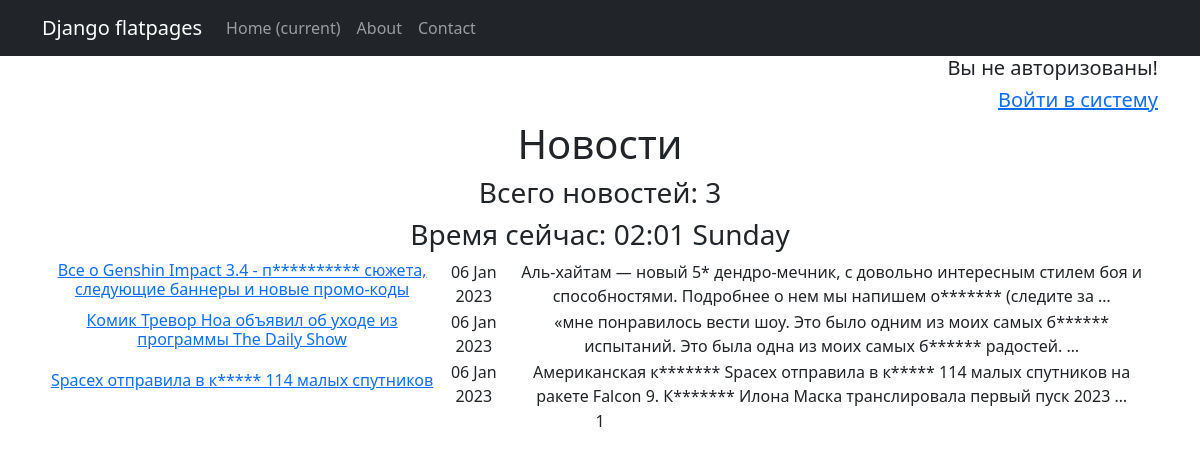
The page /news/ on the database as committed earlier.
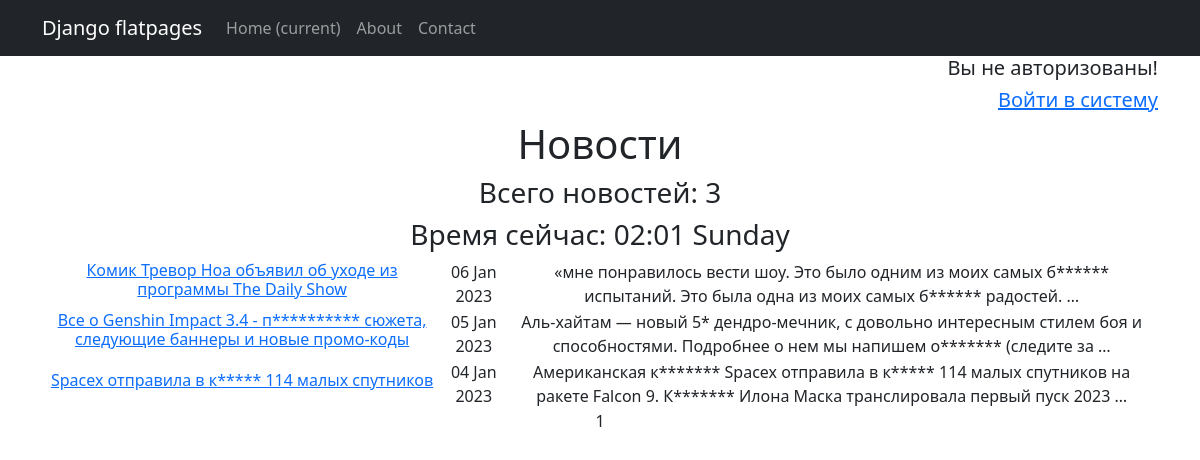
The same page on the database as committed later.
### content/models.py (models this page shows, shortened)
class Post(models.Model):
    article = 'A'
    news = 'N'
    TYPES = [
        (article, 'Статья'),
        (news, 'Новость')
    ]
    author = models.ForeignKey(Author, on_delete=models.CASCADE)
    type = models.CharField(max_length=2,
                                choices=TYPES,
                                default=article)
    time_in = models.DateTimeField(auto_now_add=True)
    category = models.ManyToManyField(Category, through='PostCategory')
    title = models.TextField(default='Заголовок')
    text = models.TextField(default='Содержание')
    rating = models.IntegerField(default=0)

### content/views.py (the view)
# urls.py: path('', NewsListView.as_view(), name='news_list'),
class NewsListView(ListView):
    model = Post
    template_name = 'news.html'
    context_object_name = 'news'
    ordering = '-time_in'
    paginate_by = 10
    def get_context_data(self, **kwargs):
        context = super().get_context_data()
        number_of_posts = Post.objects.aggregate(total_news=Count('id'))
        user = self.request.user
        context['is_author'] = user.groups.filter(name='author').exists()
        context['number_of_posts'] = number_of_posts.get('total_news')
        return context

### content/templatetags/custom_filters.py (called while the page is built)
def replace_with_stars(value:str):
    _list = list(value)
    for i in range(len(value)):
        if _list[-1] != '*':
            _list[i+1] = '*'
        else:
            break
    return "".join(_list)

def checking_letter(value:str, orig:list, num:int):
    if orig[num][0].isupper():
        changed = list(value)
        changed[0] = changed[0].upper()
        changed = "".join(changed)
        return changed
    else:
        return value

@register.filter()
def censor(value):
    try:
        original_str = value.split(' ')
        lower_str = value.lower().split(' ')
        result = []
        i = -1
        for word in lower_str:
            i += 1
            if word in BANNED_WORDS:
                word = replace_with_stars(word)
            word = checking_letter(word, original_str, i)
            result.append(word)
        return " ".join(result)
    except ValueError:
        print("Переданная переменная не является строковой!")
        return value

### templates/news.html (shortened to what this page needs)
{% extends 'flatpages/default.html' %}
{% load custom_filters %}
{% load custom_tags %}
{% block content %}
{% if request.user.is_authenticated %}
    <h5 align="right">Авторизованный пользователь: <a href="profile/">{{ request.user.username }}</a></h5>
{% else %}
    <h5 align="right">Вы не авторизованы!</h5>
    <h5 align="right"><a href="{% url 'account_login' %}">Войти в систему</a></h5>
{% endif %}
<h1>Новости</h1>
<h3>Всего новостей: {{ number_of_posts }}</h3>
<h3>Время сейчас: {% now "H:i l" %}</h3>
{% if news %}
    <table>
    {% for obj in news %}
            <tr>
                <td><h6><a href="{{ obj.id }}">{{ obj.title | censor }}</a></h6></td>
                <td>{{ obj.time_in | date:'d M Y' }}</td>
                <td>{{ obj.text | truncatewords:20 | censor}}</td>
            </tr>
    {% endfor %}
    </table>
{% endif %}
{{ page_obj.number }}
{% endblock content %}

### templates/flatpages/default.html (shortened to what this page needs)
<!DOCTYPE html>
<html lang="en">
    <head>
        {% load static %}
        <link href="{% static 'css/styles.css' %}" rel="stylesheet" />
    </head>
    <body>
        <nav class="navbar navbar-expand-lg navbar-dark bg-dark static-top">
   <div class="container">
       <a class="navbar-brand" href="#">Django flatpages</a>
       <div class="collapse navbar-collapse" id="navbarResponsive">
           <ul class="navbar-nav ml-auto">
               <li class="nav-item active">
                   <a class="nav-link" href="#">Home
                       <span class="sr-only">(current)</span>
                   </a>
               </li>
               <li class="nav-item">
                   <a class="nav-link" href="/about/">About</a>
               </li>
               <li class="nav-item">
                   <a class="nav-link" href="/contacts/">Contact</a>
               </li>
           </ul>
       </div>
   </div>
</nav>
        <div class="container">
            <div class="row">
                <div class="col-lg-12 text-center">
                   {% block content %}
                   {% endblock content %}
                </div>
            </div>
        </div>
    </body>
</html>

Rows that differ between the two databases and show on the page:
shown differently, row unchanged: Post "Комик Тревор Ноа объявил об уходе из программы The Daily Show": moves up the list
changed Post: time_in "06 Jan 2023" → "05 Jan 2023"
changed Post "Spacex отправила в к***** 114 малых спутников": time_in "06 Jan 2023" → "04 Jan 2023"
